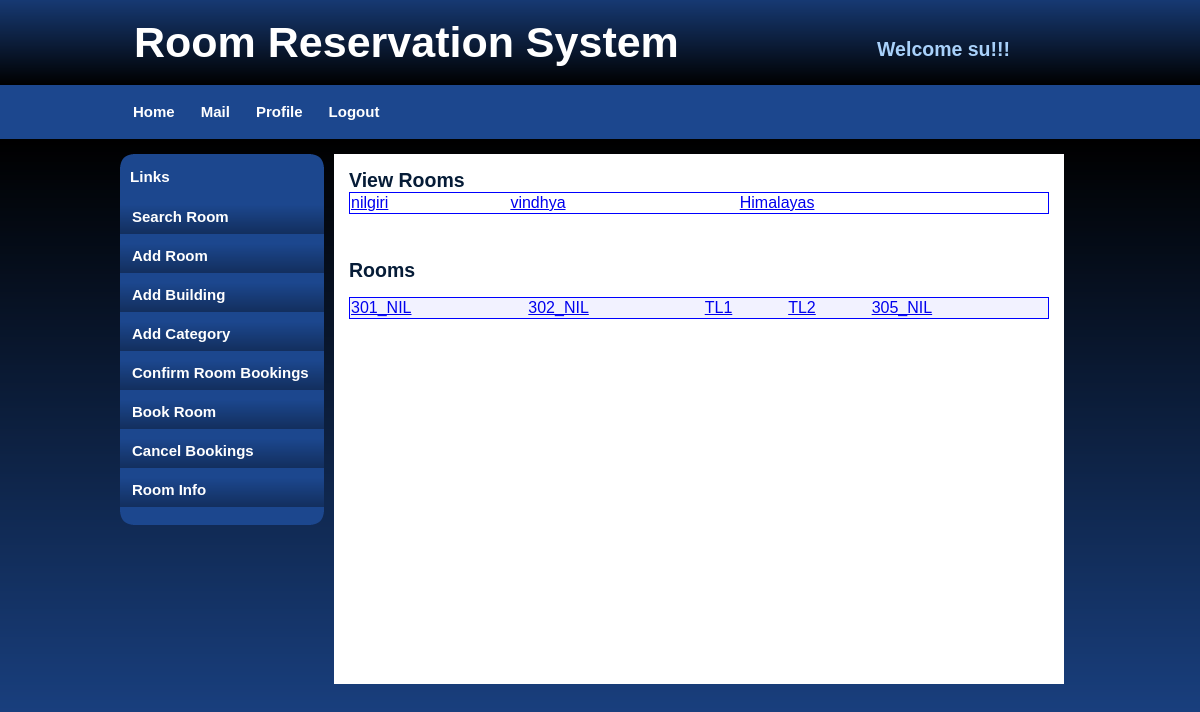
The app's page /rooms.php?building_id=1 (signed in) with its own data.
### tables this page shows
CREATE TABLE `Building` (
  `buildId` int(11) NOT NULL AUTO_INCREMENT,
  `buildingName` varchar(30) DEFAULT NULL,
  PRIMARY KEY (`buildId`)
);

CREATE TABLE `Room` (
  `roomId` int(11) NOT NULL AUTO_INCREMENT,
  `roomName` varchar(8) NOT NULL,
  `buildingName` int(11) NOT NULL,
  `blockName` int(11) NOT NULL,
  `description` varchar(255) DEFAULT NULL,
  `Capacity` int(11) NOT NULL DEFAULT '0',
  PRIMARY KEY (`roomId`),
  UNIQUE KEY `roomName` (`roomName`),
  KEY `building` (`buildingName`),
  KEY `block` (`blockName`)
);

### essential.php (called while the page is built, shortened)
<?php
$con = 0;
function execute($q){
	GLOBAL $con;
	$r = mysql_query($q,$con);
	if(!$r){
		die("Cannot execute the query".$q);
	}
	else{
		return $r;
	}
}
?>

### rooms.php (the view, shortened to what this page needs)
<?php
include("essential.php");
$q = "select * from Building;";
$r = execute($q);
echo "
	<html>
	<head>
	<link type='text/css' rel='stylesheet' href='static/slickblue/style.css'/>
	</head>
	<body>
 <div id = 'container'>
                <div id = 'header'>
                <h1>Room Reservation System</h1>
                <h2>Welcome " . $_SESSION['user'] . "!!!</h2>
                </div>
                <div id='menu'>
                <ul>
                <li class='menuitem'><a href='#'>Home</a></li>
                <li class='menuitem'><a href='mail.php'>Mail</a></li>
                <li class='menuitem'><a href='profile.php'>Profile</a></li>
                <li class ='menuitem'><a href='logout.php'>Logout</a></li>
                </ul>
                </div>";
 echo "
                <div id = 'leftmenu'>
                 <div id='leftmenu_top'></div>
                <div id ='leftmenu_main'>
                <h3>Links</h3>
                <ul>";
	include "men.php";
echo"
                </ul>
                </div>
                <div id='leftmenu_bottom'></div>
                </div>
                <div id='content'>
                <div id = 'content_top'></div>
                <div id = 'content_main'>
                <h2 class='center'> View Rooms </h2>";
echo "
	<table class ='center' id  = tabletype>
	<tr>
	";
while($result = mysql_fetch_assoc($r))
{
	echo "
		<td><a href = 'rooms.php?building_id=".$result['buildId']."'>".$result['buildingName']."</a></td>";
}
echo
	"</tr>
	</table>
	";
	if(ISSET($_GET) && $_GET['building_id'] != '' && $_GET['building_id'] != null)
	{
		$q1 =  "select * from Room where buildingName = ".$_GET['building_id'].";";
		$row_c = 1;
		$r1 = execute($q1);
		echo "
			<br/><br/><br/>
			<h2>Rooms</h2><br/>
			<table id='tabletype' align='center'>
 			<tr class='alt0'>";
			$y=1;
		while($rows = mysql_fetch_assoc($r1))
		{
			echo "
				<td> <a href = 'room.php?roomId=".$rows['roomId']."'>".$rows['roomName']."</a></td>";
			$row_c = $row_c + 1;
			if($row_c % 6 == 0)
			{
				$row_c = 0;
				echo "
					</tr>
					<tr class='alt".$y."'>";
					$y = ($y+1)%2;
			}
		}
	}
echo "</table>
</div>
                <div id = 'content_bottom'></div>
                <div id = 'footer><h3>Developed by: Bond With Bondas</h3></div>
                </div>
	</body>
	</html>";

### records on screen
building: buildingName "nilgiri"
building: buildingName "vindhya"
building: buildingName "Himalayas"
room: roomName "301_NIL"
room: roomName "302_NIL"
room: roomName "TL1"
room: roomName "TL2"
room: roomName "305_NIL"

### other values on screen
$_SESSION['user'] "su"
